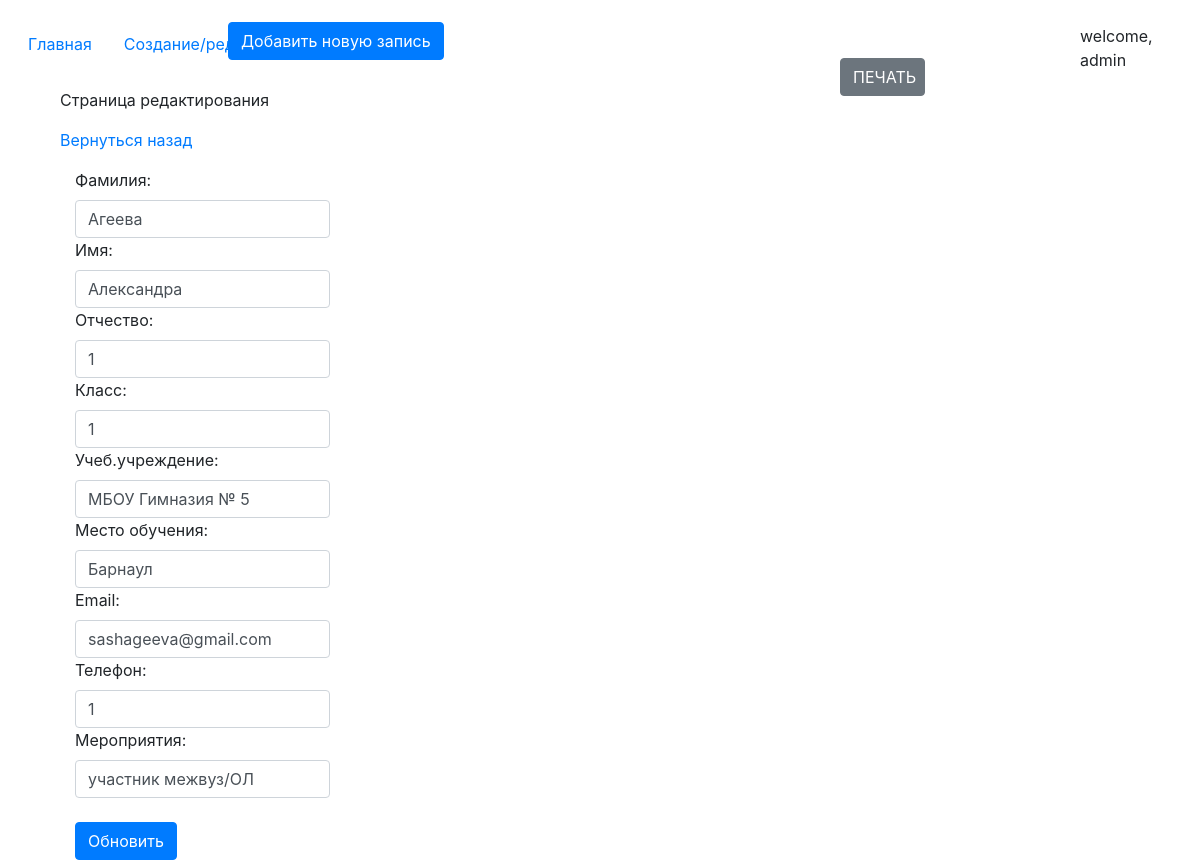
The page /update-page/7 (signed in) on the database its author committed.
### core/models.py (models this page shows, shortened)
class Records(models.Model):
    create_date = models.DateTimeField(auto_now = True)
    second_name = models.CharField(max_length = 15, verbose_name = "Фамилия")
    first_name = models.CharField(max_length=15, verbose_name="Имя")
    patronymic = models.CharField(max_length=20, verbose_name="Отчество")
    the_class = models.CharField(max_length=2, verbose_name="Класс")
    educational_institution = models.CharField(max_length=50, verbose_name="Учеб.учреждение")
    place_of_study = models.CharField(max_length=15, verbose_name="Место обучения")
    e_mail = models.CharField(max_length=20, verbose_name="Email")
    phone_number = models.CharField(max_length=11, verbose_name="Телефон")
    events = models.CharField(max_length=200, verbose_name="Мероприятия")
    class Meta:
        verbose_name = "запись"
        verbose_name_plural = "Записи"

### core/views.py (the view)
# urls.py: path('update-page/<int:pk>', views.RecordUpdateView.as_view(), name='update_page'),
class RecordUpdateView(UpdateView):
    model = Records
    template_name = 'edit_page.html'
    form_class = RecordForm
    success_url = reverse_lazy('edit_page')
    def get_context_data(self, **kwargs):
        kwargs['update'] = True
        return super().get_context_data(**kwargs)

### core/forms.py
class RecordForm(forms.ModelForm):
    class Meta:
        model = Records
        fields = '__all__'
    def __init__(self, *args, **kwargs):
        super().__init__(*args, **kwargs)
        for field in self.fields:
            self.fields[field].widget.attrs['class'] = 'form-control'

### templates/edit_page.html (shortened to what this page needs)
{% extends 'index.html' %}
{% block content %}
    <button style = ";width:85px;position: absolute;left:70%;top:6.8%;" class = "btn btn-secondary mb-4" onclick = "printEl()">ПЕЧАТЬ</button>
    {% if request.user.is_authenticated and request.user.is_staff %}
        <button type="button" class="btn btn-primary" data-toggle="modal" data-target="#exampleModal" style = "position: absolute;left:19%;top:2.6%">
          Добавить новую запись
        </button>
    {% endif %}
    {% if update %}
        <div style = "margin-left:5%">
        <p class = "mt-4">Страница редактирования</p>
        <p><a href = "{% url 'edit_page' %}">Вернуться назад</a></p>
        <form id = "update_data" method = "post">
        <div class ="col-3">
              {{ form }}
          </form>
        <button form = "update_data" type="submit" class="btn btn-primary mt-4">Обновить</button>
    </div>
    {% endif %}
{% endblock %}

### templates/index.html (shortened to what this page needs)
{% load static %}
<!doctype html>
<html lang="en">
  <head>
    <link rel="stylesheet" href="https://stackpath.bootstrapcdn.com/bootstrap/4.5.0/css/bootstrap.min.css">
<link href="{% static 'css/style.css' %}" rel="stylesheet">
  </head>
  <body><br>
        <div>
<ul class="nav nav-pills">
  <li class="nav-item" style = "padding-left: 1%;left:17.9%">
      {% url 'work' as url_work %}
    <a class="nav-link {% if url_work == request.path %} active {% endif %} " href = "{{ url_work }}">Главная</a>
  </li>
  <li class="nav-item">
      {% url 'edit_page' as url_edit_page %}
    <a class="nav-link {% if url_edit_page == request.path %} active {% endif %}" href = "{{ url_edit_page }}">Создание/ред/удал</a>
  </li>
        {% if request.user.is_authenticated %}
            <li class="nav-item">
                {% url 'logout_page' as url_loggout_page %}
                <a class="nav-link" href = "{{ url_loggout_page }}">Выйти</a>
            </li>
        {% endif %}
    <a style = "position:absolute;left:90%;">welcome, {{ request.user }}</a>
</ul>
    {% block content %}
        {% endblock %}
        </div>
  </body>
</html>

### rows shown on the page
Records: second_name "Агеева", first_name "Александра", patronymic "1", the_class "1", educational_institution "МБОУ Гимназия № 5", place_of_study "Барнаул", e_mail "sashageeva@gmail.com", phone_number "1", events "участник межвуз/ОЛ"

### other values the page prints
{{ request.user }} "admin"
